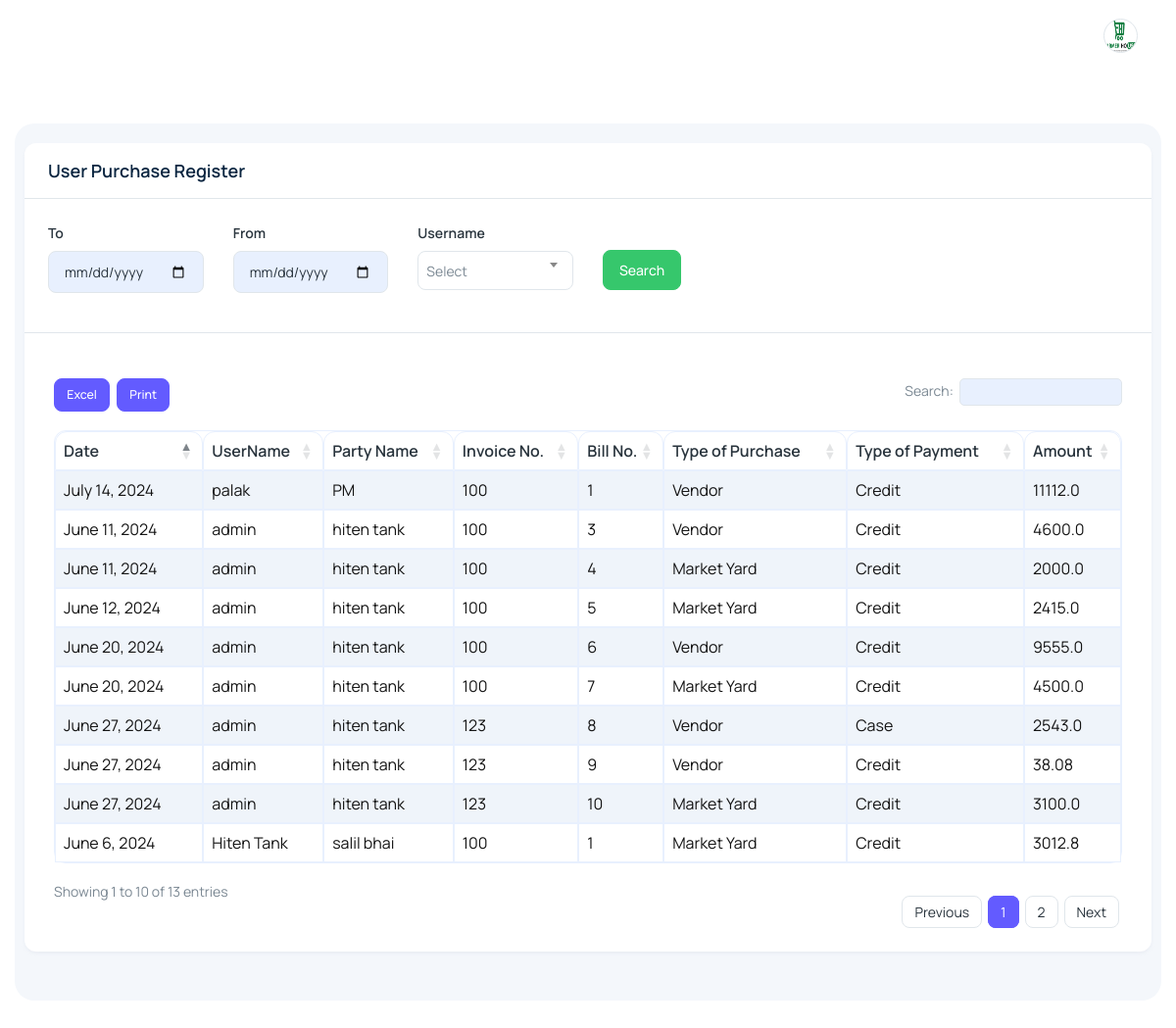
Screenshot of /UserPurchaseEntry (signed in) with the database file from the repository.
### main/models.py (models this page shows, shortened)
class PurchaseEntryModel(models.Model):
    user = models.CharField(max_length=100,null=True, blank=True)
    TypeofPurchase = models.CharField(max_length=100)
    BillNo = models.CharField(max_length=100)
    InvoiceNo = models.CharField(max_length=100)
    DateTime = models.DateTimeField(default=datetime.now())
    TypeofPayment = models.CharField(max_length=100)
    PartyName = models.CharField(max_length=100)
    ProductId = models.CharField(max_length=100)
    Type = models.CharField(max_length=100)
    Amount = models.CharField(max_length=100)
    DueDate = models.DateField(null=True, blank=True)
    Date = models.DateField(null=True, blank=True)
    TQuantity = models.CharField(max_length=100,null=True, blank=True)
    TPurchasePrice = models.CharField(max_length=100,null=True, blank=True)
    TPurchaseIncTax = models.CharField(max_length=100,null=True, blank=True)
    TChargesAmount = models.CharField(max_length=100,null=True, blank=True)
    Terms = models.CharField(max_length=100,null=True, blank=True)
    PayableAmount = models.CharField(max_length=100,null=True, blank=True)
    PendingAmount = models.CharField(max_length=100,null=True, blank=True)
    status = models.CharField(default='0',max_length=100,null=True, blank=True)

### main/views.py (the view, shortened to what this page needs)
# urls.py: path('UserPurchaseEntry',views.UserPurchaseEntry,name="User Purchase Entry"),
@login_required(login_url='Login')
def UserPurchaseEntry(request):
    Purchase = PurchaseEntryModel.objects.filter(Type='Purchase')
    user=User.objects.filter(groups__name='USER')
    data = {'Purchase':Purchase,'user':user}
    if is_admin(request.user):
        return render(request,'admin/userpurchaseentry.html',data)

### main/views.py (called while the page is built)
def is_admin(user):
    data=User.objects.filter(is_superuser=True)
    for i in data:
        if str(i.username) == str(user):
            return True

### main/templates/admin/userpurchaseentry.html (shortened to what this page needs)
﻿{% extends 'admin/main.html' %}
{% load static %}
{% block content %}
<div class="body-wrapper">
  <div class="container-fluid">
    <div class="datatables">
      <div class="card">
        <div class="px-4 py-3 border-bottom">
          <h4 class="card-title mb-0">User Purchase Register</h4>
        </div>
        <form class="card-body p-4 pb-0 mb-0" method="post">
          <div class="row mb-0">
            <div class="col-md-2">
              <div class="mb-4">
                <label for="exampleInput" class="form-label">To</label>
                <input type="date" class="form-control" name="StartDate" id="StartDate" value="{{StartDate}}" >
              </div>
            </div>
            <div class="col-md-2">
              <div class="mb-4">
                <label for="exampleInput" class="form-label">From</label>
                <input type="date" class="form-control" name="EndDate" id="EndDate" value="{{EndDate}}">
              </div>
            </div>
            <div class="col-md-2">
              <label for="exampleInputtype" class="form-label">Username</label>
              <div class="mb-4">
              </div>
            </div>
            <div class="col-md-2 d-flex align-items-center">
                <button class="btn btn-success" type="submit">Search</button>
            </div>
          </div>
        </form>
        <hr>
        <div class="card-body">
          <div class="table-responsive">
            <table id="file_export" class="table w-100 table-striped table-bordered display text-nowrap">
              <thead>
                <tr>
                  <th>Date</th>
                  <th>UserName</th>
                  <th>Party Name</th>
                  <th>Invoice No.</th>
                  <th>Bill No.</th>
                  <th>Type of Purchase</th>
                  <th>Type of Payment</th>
                  <th>Amount</th>
                </tr>
              </thead>
              <tbody>
                {% for i in Purchase %}
                <tr>
                  <td>{{i.Date}}</td>
                  <td>{{i.user}}</td>
                  <td>{{i.PartyName}}</td>
                  <td>{{i.InvoiceNo}}</td>
                  <td>{{i.BillNo}}</td>
                  <td>{{i.TypeofPurchase}}</td>
                  <td>{{i.TypeofPayment}}</td>
                  <td>{{i.Amount}}</td>
                </tr>
                {% endfor %}
              </tbody>
            </table>
          </div>
        </div>
      </div>
    </div>
  </div>
</div>
{% endblock content %}

### main/templates/admin/main.html (style rules this page uses)
input { background: #E8F0FE !important; }
.table-bordered { border: 0.5px solid #E8F0FE !important; box-shadow: #E8F0FE; color: black !important; }
table { border-radius: 12px !important; }
thead { border-radius: 12px !important; border-radius: 12px !important; }
th { border: 0.5px solid #E8F0FE !important; padding: 8px !important; border-top-left-radius: 12px !important; border-top-right-radius: 12px !important; }
td { border: 0.5px solid #E8F0FE !important; padding: 8px !important; color: rgb(20, 20, 20) !important; }
tbody { border-bottom-left-radius: 12px !important; border-bottom-right-radius: 12px !important; }

### rows the page displays
PurchaseEntryModel: Date "June 6, 2024", user "Hiten Tank", PartyName "salil bhai", InvoiceNo "100", BillNo "1", TypeofPurchase "Market Yard", TypeofPayment "Credit", Amount "3012.8"
PurchaseEntryModel: Date "June 11, 2024", user "admin", PartyName "hiten tank", InvoiceNo "100", BillNo "3", TypeofPurchase "Vendor", TypeofPayment "Credit", Amount "4600.0"
PurchaseEntryModel: Date "June 11, 2024", user "admin", PartyName "hiten tank", InvoiceNo "100", BillNo "4", TypeofPurchase "Market Yard", TypeofPayment "Credit", Amount "2000.0"
PurchaseEntryModel: Date "June 12, 2024", user "admin", PartyName "hiten tank", InvoiceNo "100", BillNo "5", TypeofPurchase "Market Yard", TypeofPayment "Credit", Amount "2415.0"
PurchaseEntryModel: Date "June 20, 2024", user "admin", PartyName "hiten tank", InvoiceNo "100", BillNo "6", TypeofPurchase "Vendor", TypeofPayment "Credit", Amount "9555.0"
PurchaseEntryModel: Date "June 20, 2024", user "admin", PartyName "hiten tank", InvoiceNo "100", BillNo "7", TypeofPurchase "Market Yard", TypeofPayment "Credit", Amount "4500.0"
PurchaseEntryModel: Date "June 27, 2024", user "admin", PartyName "hiten tank", InvoiceNo "123", BillNo "8", TypeofPurchase "Vendor", TypeofPayment "Case", Amount "2543.0"
PurchaseEntryModel: Date "June 27, 2024", user "admin", PartyName "hiten tank", InvoiceNo "123", BillNo "9", TypeofPurchase "Vendor", TypeofPayment "Credit", Amount "38.08"
PurchaseEntryModel: Date "June 27, 2024", user "admin", PartyName "hiten tank", InvoiceNo "123", BillNo "10", TypeofPurchase "Market Yard", TypeofPayment "Credit", Amount "3100.0"
PurchaseEntryModel: Date "July 14, 2024", user "palak", PartyName "PM", InvoiceNo "100", BillNo "1", TypeofPurchase "Vendor", TypeofPayment "Credit", Amount "11112.0"
